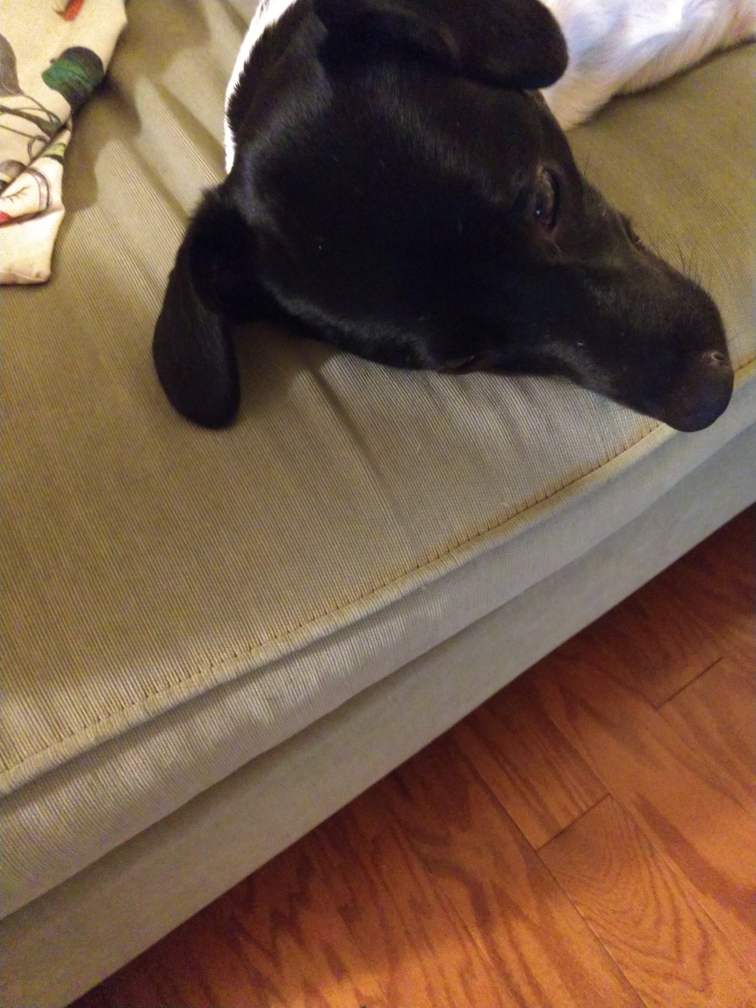
#> input picture slideshow_images/0011.jpg, 3024 x 4032 px (shown at 1/4 size); its folder holds only this picture in this run
$ python -i color_extraction.py   (imports and definitions only)
#> lines starting #> are read from the running program, lines starting #| are printed output that depends on the picture; after the words box and inside, x2 and y2 are one past the last pixel; in counts of white or black regions, pixels touching at a corner belong together
#> further down, picture is the input picture: shape (4032, 3024, 3); mean B, G, R 68.8, 88.7, 114.3
import numpy as np
import cv2
from sklearn.cluster import KMeans
from collections import Counter
import imutils
import pprint
import math
import glob
from matplotlib import pyplot as plt


def extractInput(image):
	# Taking a copy of the image
	img = image.copy()
	# Converting from BGR Colours Space to HSV
	#img = cv2.cvtColor(img, cv2.COLOR_BGR2HSV)
	hsv_img = cv2.cvtColor(img, cv2.COLOR_BGR2HSV)
#> hsv_img: shape (4032, 3024, 3); mean H, S, V 40.7, 104, 115

	# Defining HSV Threadholds
	# lower_threshold = np.array([0, 48, 80], dtype=np.uint8)
	# upper_threshold = np.array([20, 255, 255], dtype=np.uint8)

	width = img.shape[0]
	height = img.shape[1]

	#b,g,r = image.get(width/2, height/2)
	b = format(img[ math.floor(width/2), math.floor(height/2), 0])
#> b = '79'
	g = format(img[ math.floor(width/2), math.floor(height/2), 1])
#> g = '105'
	r = format(img[ math.floor(width/2), math.floor(height/2), 2])
#> r = '119'

	bgr_color = np.uint8([[[b, g, r]]])
#> bgr_color = [[79, 105, 119]]
	print('bgr--')
	print(bgr_color)
#| [[[ 79 105 119]]]
	hsvColor = cv2.cvtColor(bgr_color,cv2.COLOR_BGR2HSV)
#> hsvColor = [[20, 86, 119]]
	print('hsv--')
	print(hsvColor)
#| [[[ 20  86 119]]]


	lowerLimit = (hsvColor[0][0][0]-10,50, 90)
#> lowerLimit = (10, 50, 90)
	upperLimit = (hsvColor[0][0][0]+10,255,255)
#> upperLimit = (30, 255, 255)

	lower_threshold = np.asarray([lowerLimit])
#> lower_threshold = [[10, 50, 90]]
	upper_threshold = np.asarray([upperLimit])
#> upper_threshold = [[30, 255, 255]]

	# Single Channel mask,denoting presence of colours in the about threshold
	imMask = cv2.inRange(hsv_img, lower_threshold, upper_threshold)
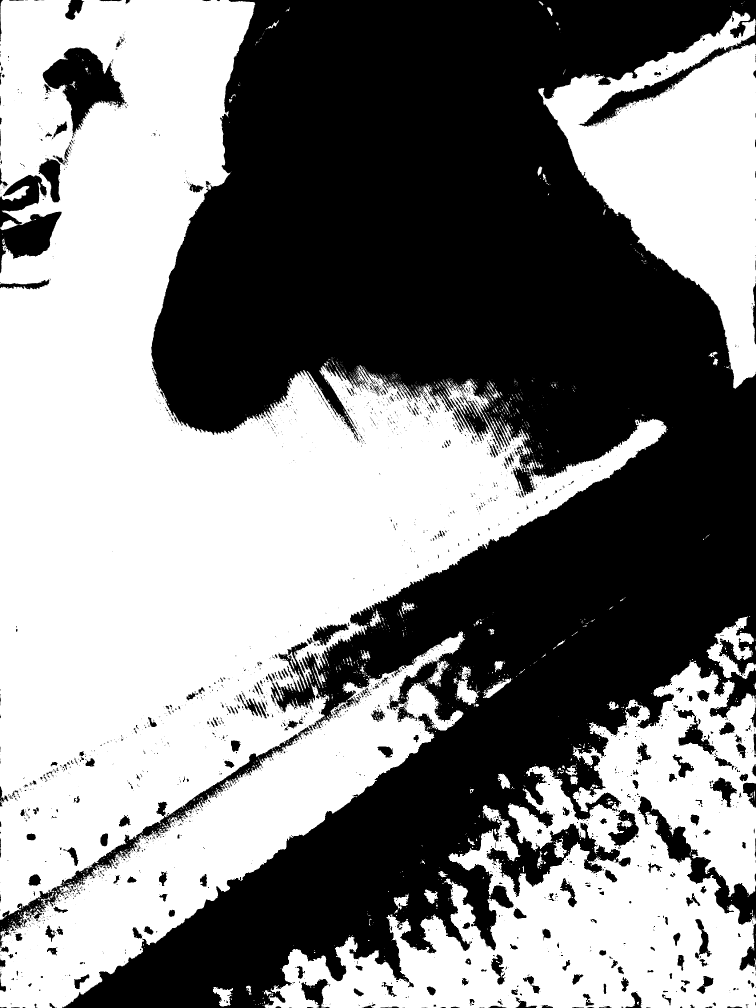
#> imMask: shape (4032, 3024) (shown at 1/4 size); 52.2% white; 3190 black regions (2439 under 20 px), largest, box (x1, y1, x2, y2) and area: (248, 0, 3024, 4032) 5382309, (171, 190, 506, 544) 52871, (0, 2937, 1196, 3740) 47304

	# Cleaning up mask using Gaussian Filter
	imMask = cv2.GaussianBlur(imMask, (3, 3), 0)

	# Extracting im from the threshold mask
	im = cv2.bitwise_and(img, img, mask=imMask)
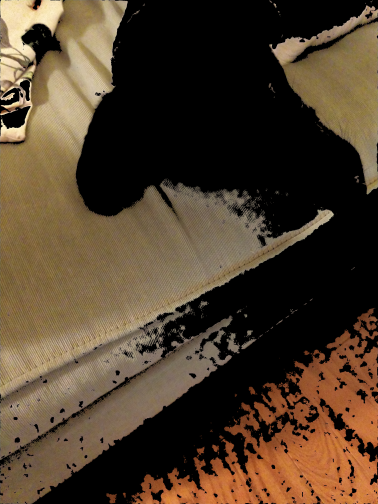
#> im: shape (4032, 3024, 3) (shown at 1/8 size); mean B, G, R 43.6, 62.1, 78.9

	# Return the Input image
	return cv2.cvtColor(im, cv2.COLOR_HSV2BGR)
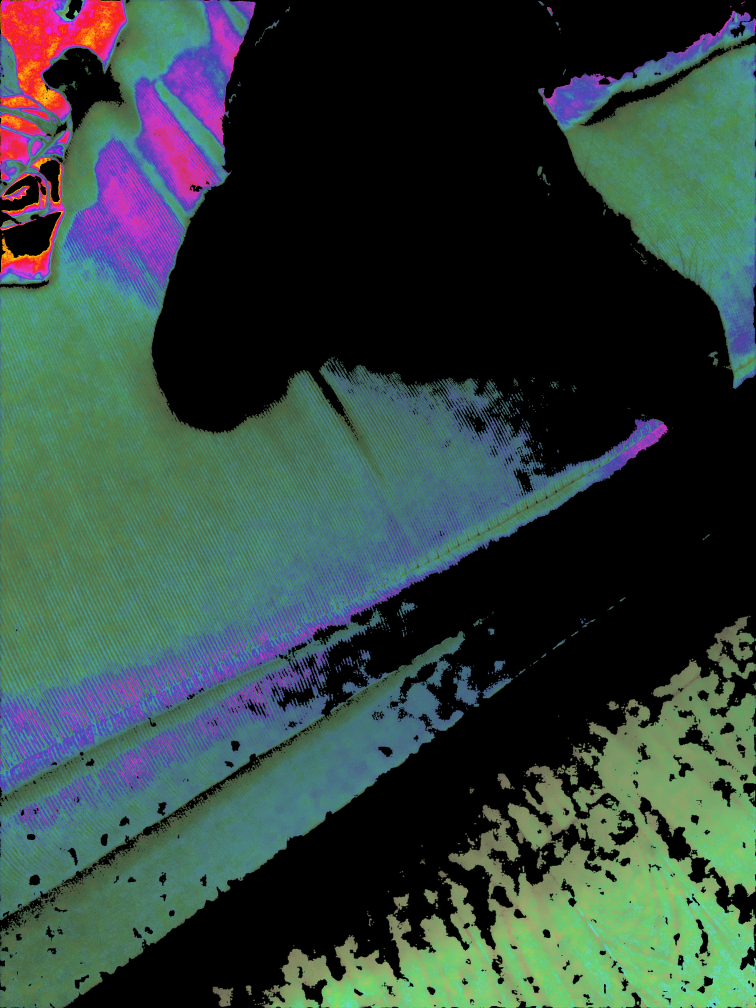
#> returned value: shape (4032, 3024, 3) (shown at 1/4 size); mean B, G, R 61.5, 67.4, 49.8


# [121 lines left out: functions removeBlack, getColorInformation, extractDominantColor, plotColorBar, not called in this run]


"""## Section Two.4.2 : Putting it All together: Pretty Print

The function makes print out the color information in a readable manner
"""


# [4 lines left out: function prety_print_data, not called in this run]


"""
The below lines of code, is the implementation of the above defined function.
"""

input_image_size = (187, 250)

data_path = 'dataset_full'
set_name = "set01"
#Pull in image filenames:
im_paths = glob.glob(data_path + '/' + set_name + '/*.jpg')
num_training_examples = 2
random_indices = np.arange(len(im_paths))
# [1 line not run here, left out]

training_indices = random_indices[:num_training_examples]

# [39 lines not run here, left out]

>>> import cv2
>>> picture = cv2.imread('slideshow_images/0011.jpg')
>>> result = extractInput(picture)

$ run again, on slideshow_images/0019.jpg
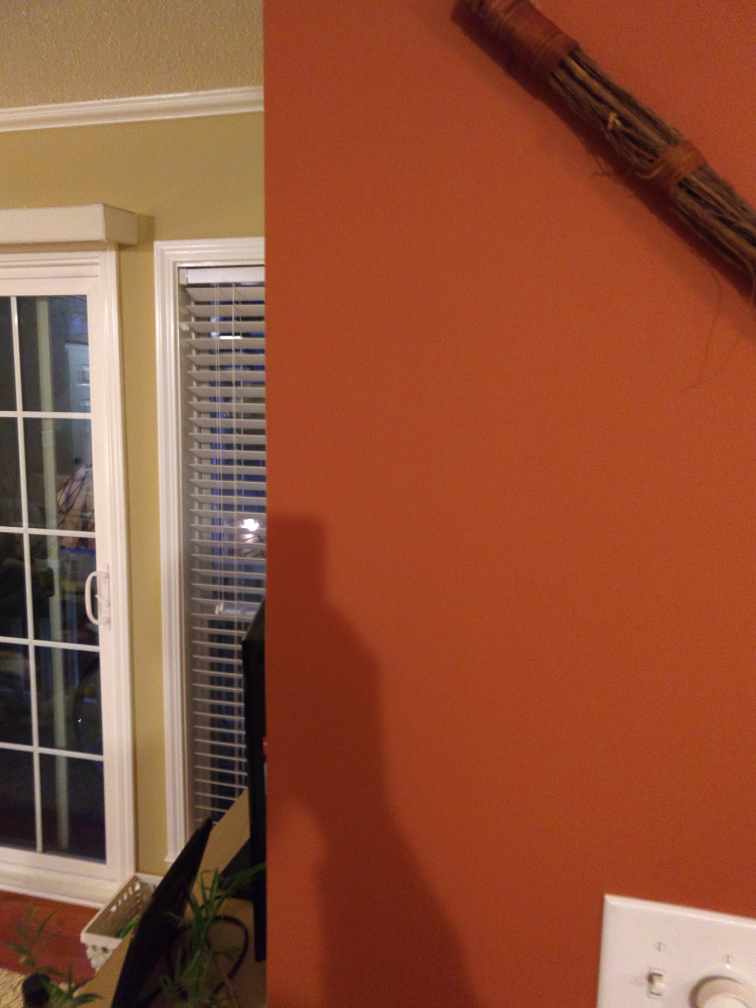
#> input picture slideshow_images/0019.jpg, 3024 x 4032 px (shown at 1/4 size)
#> picture is the input picture: shape (4032, 3024, 3); mean B, G, R 55.7, 81.3, 145.3
#> hsv_img: shape (4032, 3024, 3); mean H, S, V 19.2, 157, 145.7
#> b = '39'
#> g = '74'
#> r = '171'
#> bgr_color = [[39, 74, 171]]
#| [[[ 39  74 171]]]
#> hsvColor = [[8, 197, 171]]
#| [[[  8 197 171]]]
#> lowerLimit = (-2, 50, 90)
#> upperLimit = (18, 255, 255)
#> lower_threshold = [[-2, 50, 90]]
#> upper_threshold = [[18, 255, 255]]
#> in extractInput, `imMask = cv2.inRange(hsv_img, lower_threshold, upper_threshold)`:
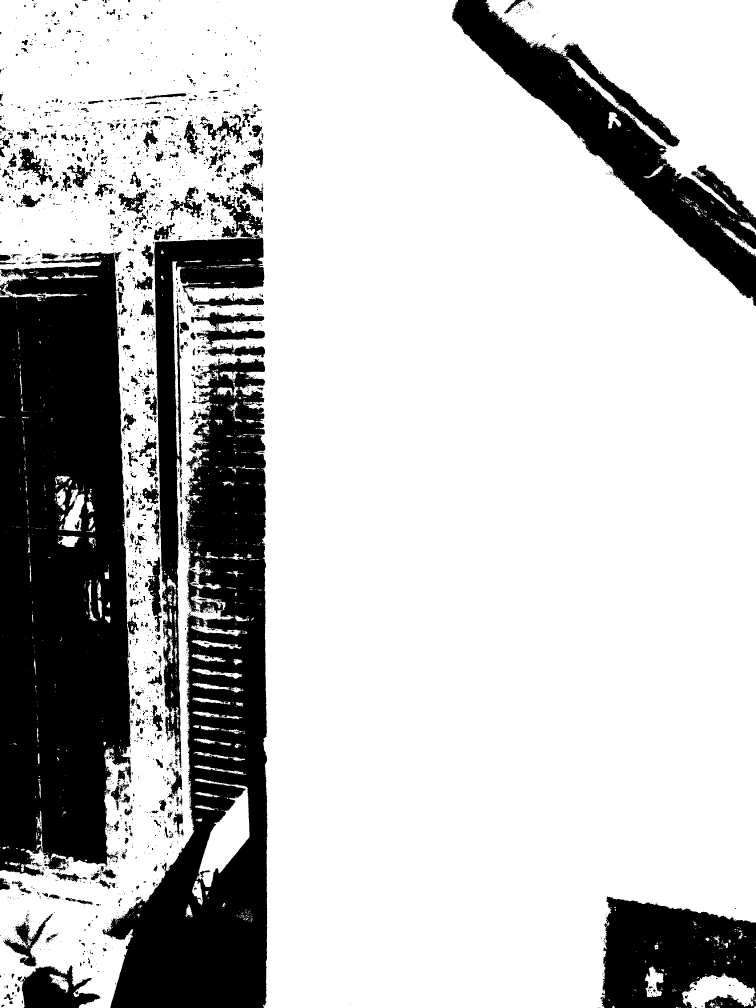
#> imMask: shape (4032, 3024) (shown at 1/4 size); 75.9% white; 3568 black regions (2767 under 20 px), largest, box (x1, y1, x2, y2) and area: (0, 1008, 532, 3504) 1122533, (410, 1434, 1070, 4032) 805169, (1808, 0, 3024, 1225) 328569
#> in extractInput, `return cv2.cvtColor(im, cv2.COLOR_HSV2BGR)`:
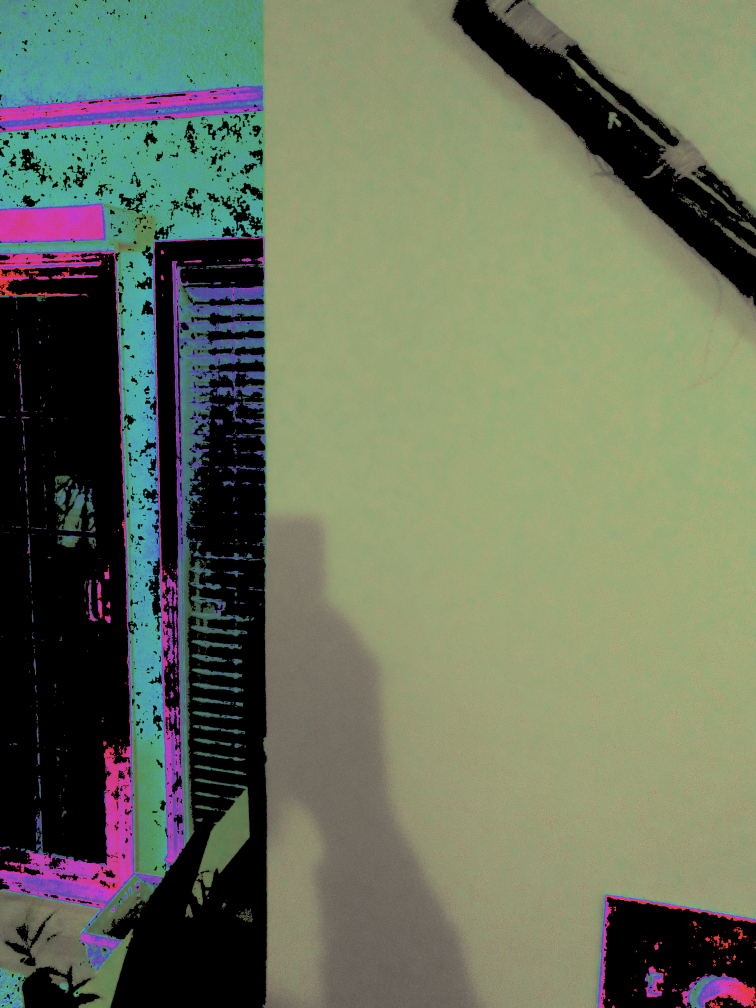
#> returned value: shape (4032, 3024, 3) (shown at 1/4 size); mean B, G, R 93.2, 114.1, 106

$ run again, on slideshow_images/0057.jpg
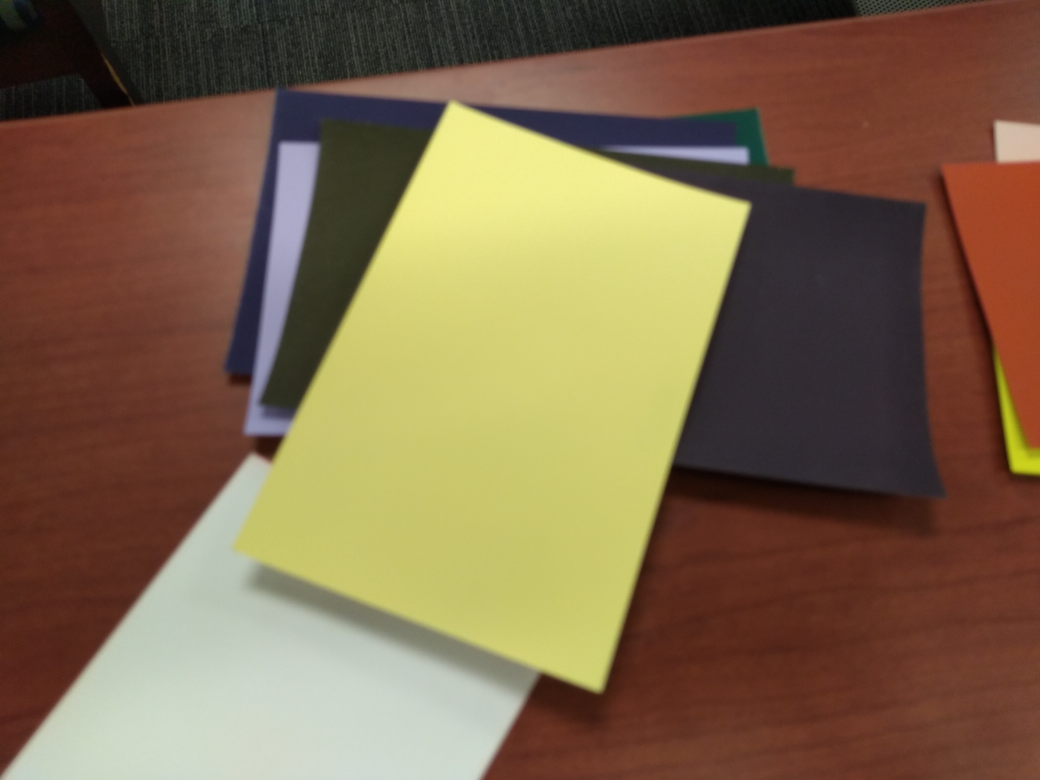
#> input picture slideshow_images/0057.jpg, 4160 x 3120 px (shown at 1/4 size)
#> picture is the input picture: shape (3120, 4160, 3); mean B, G, R 75.9, 104.5, 127.2
#> hsv_img: shape (3120, 4160, 3); mean H, S, V 34.8, 111, 129.2
#> b = '119'
#> g = '208'
#> r = '212'
#> bgr_color = [[119, 208, 212]]
#| [[[119 208 212]]]
#> hsvColor = [[29, 112, 212]]
#| [[[ 29 112 212]]]
#> lowerLimit = (19, 50, 90)
#> upperLimit = (39, 255, 255)
#> lower_threshold = [[19, 50, 90]]
#> upper_threshold = [[39, 255, 255]]
#> in extractInput, `imMask = cv2.inRange(hsv_img, lower_threshold, upper_threshold)`:
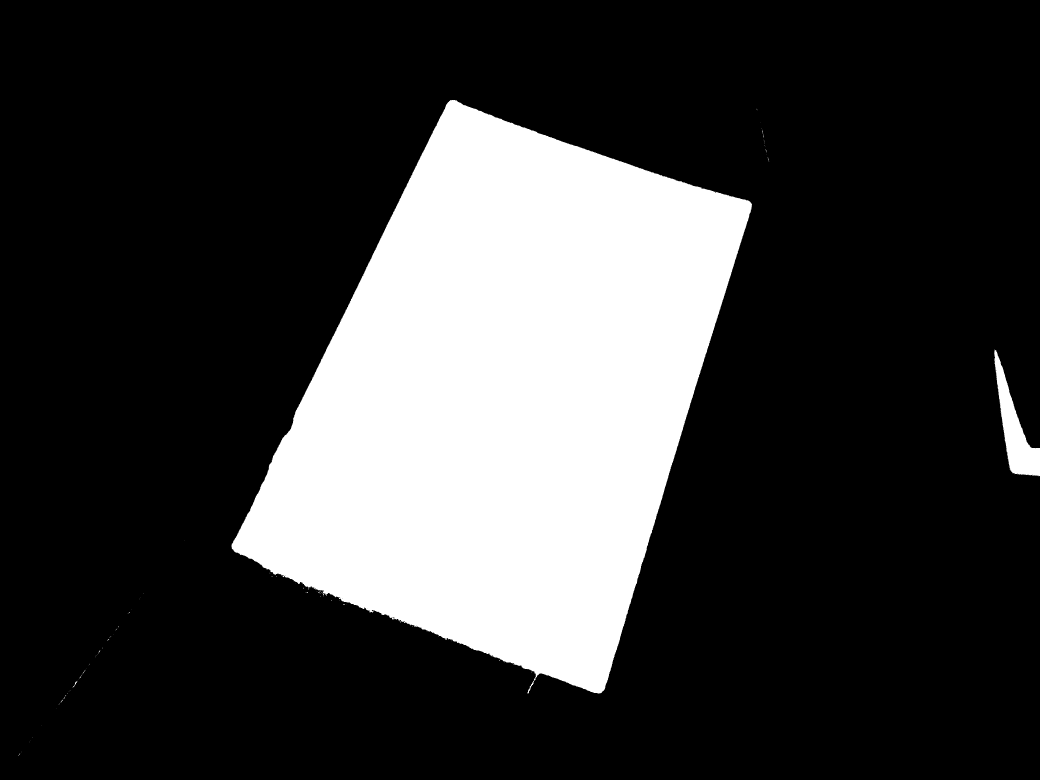
#> imMask: shape (3120, 4160) (shown at 1/4 size); 22.8% white; 150 white regions (141 under 20 px), largest, box (x1, y1, x2, y2) and area: (926, 400, 3008, 2774) 2929731, (3977, 1399, 4160, 1905) 33477, (290, 2723, 310, 2752) 90
#> in extractInput, `return cv2.cvtColor(im, cv2.COLOR_HSV2BGR)`:
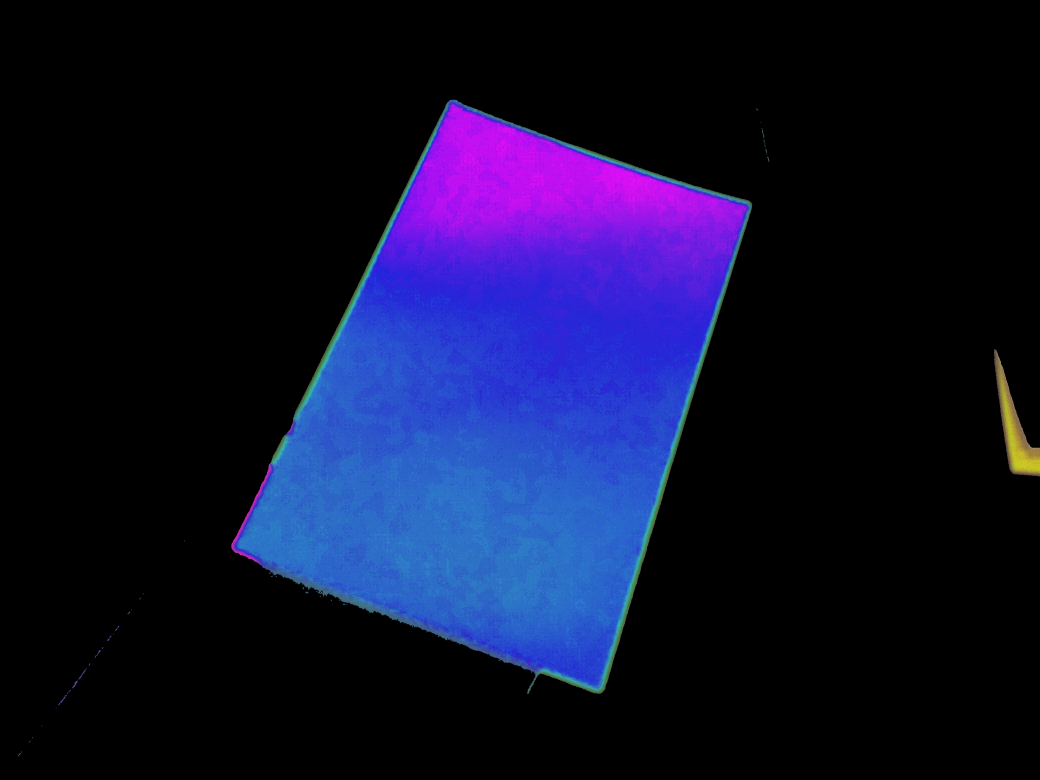
#> returned value: shape (3120, 4160, 3) (shown at 1/4 size); mean B, G, R 47.4, 16.2, 15.5
